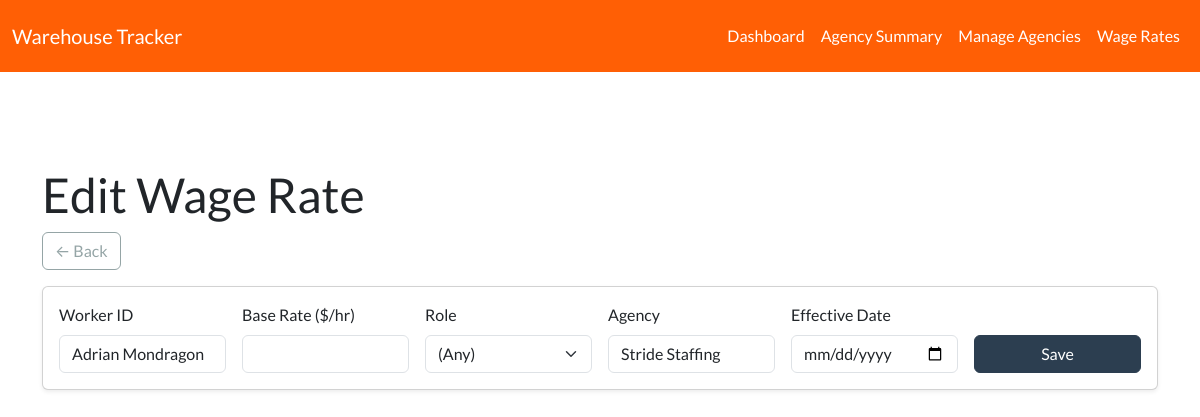
The app's page /wage_rates/edit/63?agency=&show_all=0 with its own data.
### app/models.py (models this page shows, shortened)
class WageRate(db.Model):
    __tablename__ = 'wage_rate'
    id = db.Column(db.Integer, primary_key=True)
    worker_id = db.Column(db.String(64), nullable=False, index=True)
    base_rate = db.Column(db.Float, nullable=True)  # e.g., 16 or 18
    role = db.Column(db.String(64), nullable=True)   # e.g., 'general', 'forklift'
    agency = db.Column(db.String(128), nullable=True)
    markup = db.Column(db.Float, nullable=True)      # e.g., 0.25 for 25%
    effective_date = db.Column(db.Date, nullable=True)  # Now required

### app/routes/dashboard.py (the view, shortened to what this page needs)
@dashboard_bp.route('/wage_rates/edit/<int:wage_rate_id>', methods=['GET', 'POST'])
def edit_wage_rate(wage_rate_id):
    wage_rate = WageRate.query.get_or_404(wage_rate_id)
    show_all = request.args.get('show_all', '0')
    agency_filter = request.args.get('agency', '')
    return render_template('edit_wage_rate.html', wage_rate=wage_rate, agency=agency_filter, show_all=show_all)

### app/templates/edit_wage_rate.html (shortened to what this page needs)
{% extends "layout.html" %}
{% block content %}
<h1>Edit Wage Rate</h1>
<a class="btn btn-outline-secondary mb-3" href="{{ url_for('dashboard.wage_rates') }}">← Back</a>
<div class="card">
  <div class="card-body">
    <form method="post" class="row g-3 align-items-end">
      <div class="col-md-2">
        <label class="form-label">Worker ID</label>
        <input name="worker_id" class="form-control" value="{{ wage_rate.worker_id }}" required />
      </div>
      <div class="col-md-2">
        <label class="form-label">Base Rate ($/hr)</label>
        <input name="base_rate" type="number" step="0.01" class="form-control" value="{{ wage_rate.base_rate }}" required />
      </div>
      <div class="col-md-2">
        <label class="form-label">Role</label>
        <select name="role" class="form-select">
          <option value="" {% if not wage_rate.role %}selected{% endif %}>(Any)</option>
        </select>
      </div>
      <div class="col-md-2">
        <label class="form-label">Agency</label>
        <input name="agency" class="form-control" value="{{ wage_rate.agency or '' }}" />
      </div>
      <div class="col-md-2">
        <label class="form-label">Effective Date</label>
        <input name="effective_date" type="date" class="form-control" value="{{ wage_rate.effective_date }}" required />
      </div>
      <div class="col-md-2 d-flex align-items-end">
        <button class="btn btn-primary w-100">Save</button>
      </div>
    </form>
  </div>
</div>
{% endblock %}

### app/static/css/custom.css (style rules this page uses)
.card { margin-bottom: 1.5rem; box-shadow: 0 0.125rem 0.25rem rgba(0, 0, 0, 0.075); }

### records on screen
WageRate: worker_id "Adrian Mondragon", role "(Any)", agency "Stride Staffing"
